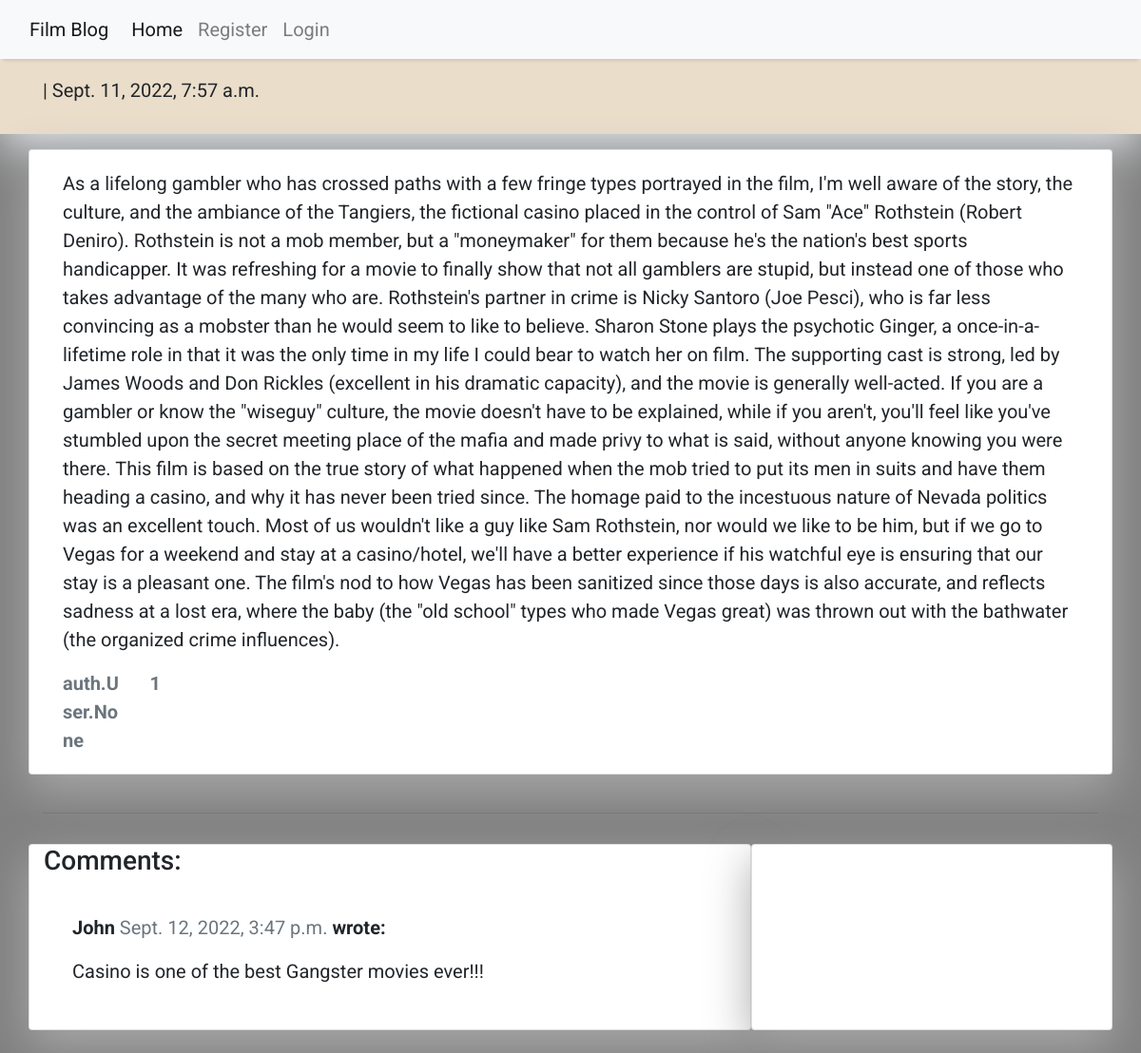
The page /casino/ on the database its author committed.
### blog/models.py (models this page shows, shortened)
class Post(models.Model):
    film_title = models.CharField(max_length=200, unique=True, null=True)
    slug = models.SlugField(max_length=200, unique=True, null=True)
    blogger = models.ForeignKey(User, on_delete=models.CASCADE, related_name='blog_posts', null=True)
    director = models.CharField(max_length=200, unique=True, null=True)
    actor = models.CharField(max_length=200, unique=True, null=True)
    updated_on = models.DateTimeField(auto_now=True, null=True)
    content = models.TextField()
    created_on = models.DateTimeField(auto_now_add=True, null=True)
    status = models.IntegerField(choices=STATUS, default=0)
    likes = models.ManyToManyField(User, related_name='blog_likes')
    class Meta:
        ordering = ['-created_on']
    def number_of_likes(self):
        return self.likes

class Comment(models.Model):
    post = models.ForeignKey(Post,on_delete=models.CASCADE,related_name='comments')
    name = models.CharField(max_length=80)
    email = models.EmailField()
    body = models.TextField()
    created_on = models.DateTimeField(auto_now_add=True)
    approved = models.BooleanField(default=False)
    class Meta:
        ordering = ['created_on']

### blog/views.py (the view, shortened to what this page needs)
# urls.py: path('<slug:slug>/', views.PostDetail.as_view(), name='details_post'),
class PostDetail(View):
    def get(self, request, slug, *args, **kwargs):
        queryset = Post.objects.filter(status=1)
        post = get_object_or_404(queryset, slug=slug)
        comments = post.comments.filter(approved=True).order_by("-created_on")
        liked = False
        if post.likes.filter(id=self.request.user.id).exists():
            liked = True
        return render(
            request,
            "details_post.html",
            {
                "post": post,
                "comments": comments,
                "liked": liked,
                "comment_form": CommentForm()
            },
        )

### templates/details_post.html (shortened to what this page needs)
{% extends 'base.html' %} {% block content %}
{% load crispy_forms_tags %}
<div class="masthead">
    <div class="container">
        <div class="row g-0">
            <div class="col-md-6 masthead-text">
                <p class="post-subtitle">{{ post.author }} | {{ post.created_on }}</p>
            </div>
        </div>
    </div>
</div>
<div class="container">
    <div class="row">
        <div class="col card mb-4  mt-3 left  top">
            <div class="card-body">
                <p class="card-text ">
                    {{ post.content | safe }}
                </p>
                <div class="row">
                    <div class="col-1">
                        <strong class="text-secondary"> {{ post.number_of_likes }} </strong>
                    </div>
                    <div class="col-1">
                        {% with comments.count as total_comments %}
                        <strong class="text-secondary">
                            {{ total_comments }}</strong>
                        {% endwith %}
                    </div>
                </div>
            </div>
        </div>
    </div>
    <div class="row">
        <div class="col">
            <hr>
        </div>
    </div>
    <div class="row">
        <div class="col-md-8 card mb-4  mt-3 ">
            <h3>Comments:</h3>
            <div class="card-body">
                {% for comment in comments %}
                <div class="comments" style="padding: 10px;">
                    <p class="font-weight-bold">
                        {{ comment.name }}
                        <span class=" text-muted font-weight-normal">
                            {{ comment.created_on }}
                        </span> wrote:
                    </p>
                    {{ comment.body | linebreaks }}
                </div>
                {% endfor %}
            </div>
        </div>
        <div class="col-md-4 card mb-4  mt-3 ">
            <div class="card-body">
            </div>
        </div>
    </div>
</div>
{% endblock content %}

### static/style.css (style rules this page uses)
body { font-family: "Roboto", sans-serif; font-size: 20px; background-color: #808080; }
.masthead { background: #EADDCA; height: auto; padding-bottom: 15px; box-shadow: 0 16px 48px #E3E7EB; padding-top: 10px; }
.card { box-shadow: 0 16px 48px #A9A9A9; }

### rows shown on the page
Post: created_on "Sept. 11, 2022, 7:57 a.m.", content "As a lifelong gambler who has crossed paths with a few fringe types portrayed in the film, I'm well aware of the story, the culture, and the ambiance of the Tangiers, the fictional casino placed in the control of Sam \"Ace\" Rothstein (Robert Deniro). Rothstein is not a mob member, but a \"moneymaker\" for them because he's the nation's best sports handicapper. It was refreshing for a movie to finally show that not all gamblers are stupid, but instead one of those who takes advantage of the many who are. Rothstein's partner in crime is Nicky Santoro (Joe Pesci), who is far less convincing as a mobster than he would seem to like to believe. Sharon Stone plays the psychotic Ginger, a…", number_of_likes "auth.User.None"
Comment: name "John", created_on "Sept. 12, 2022, 3:47 p.m.", body "Casino is one of the best Gangster movies ever!!!"

### other values the page prints
{{ total_comments }} "1"
